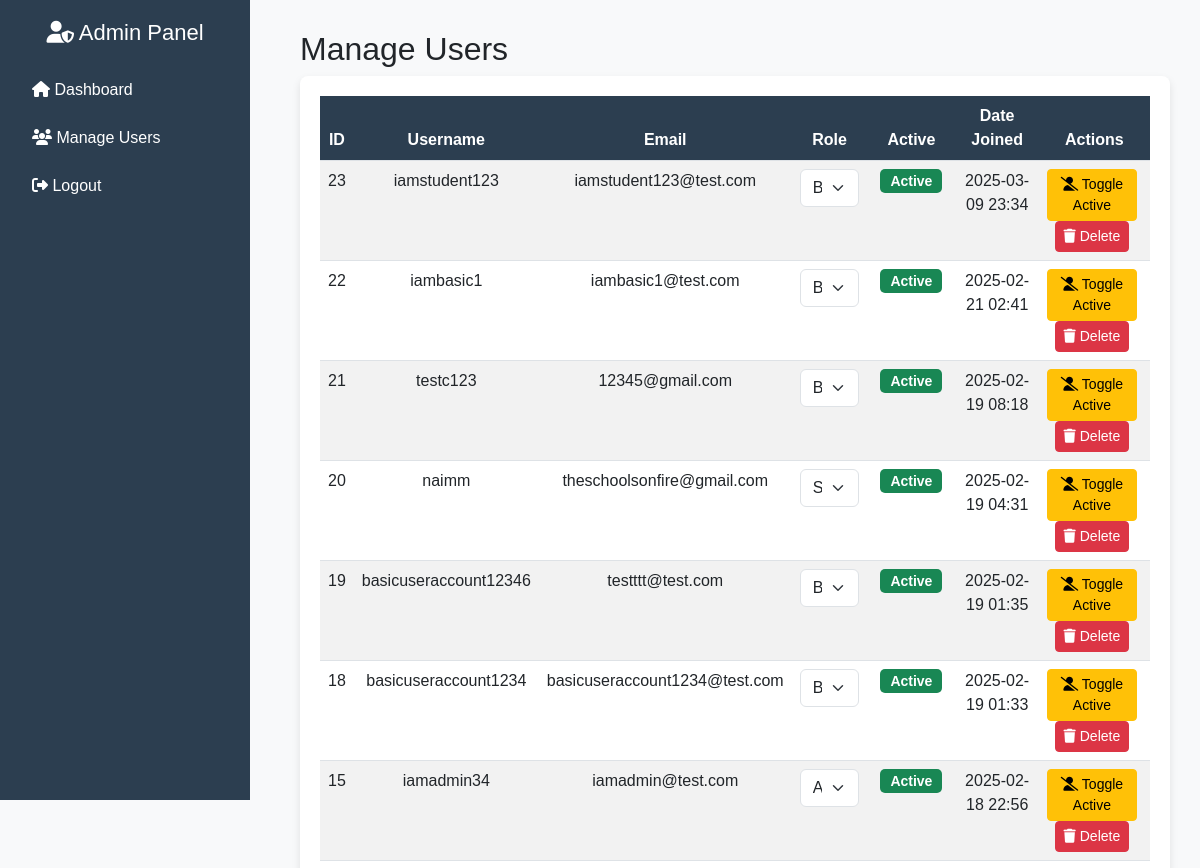
The page /accounts/admin/users/ (signed in, upper part) on the database as committed earlier.
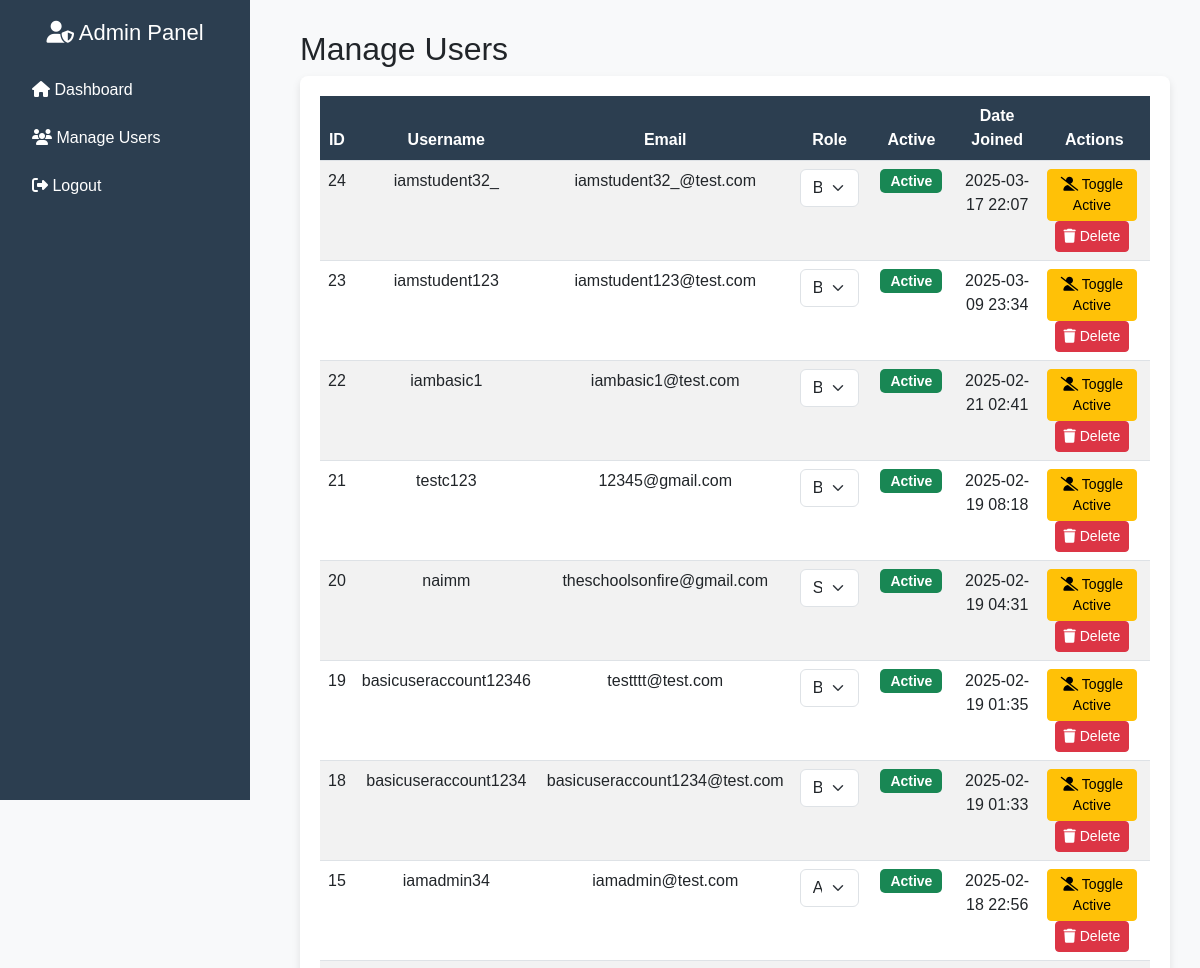
The same page on the database as committed later.
### accounts/models.py (models this page shows, shortened)
class User(AbstractUser):
    ROLE_CHOICES = [
        ('basic', 'Basic'),
        ('staff', 'Staff'),
        ('admin', 'Admin'),
    ]
    role = models.CharField(max_length=10, choices=ROLE_CHOICES, default='basic')

### accounts/views.py (the view)
# urls.py: path('admin/users/', admin_users_view, name='admin_users'), # accounts url
@login_required
def admin_users_view(request):
    if request.user.role == "admin":  # Only admins can access this
        users = User.objects.all().order_by('-date_joined')  # Fetch all users for admin view
        return render(request, 'accounts/admin_users.html', {'users': users})
    elif request.user.role == "staff":  # If the user is staff
        users = User.objects.filter(role__in=["basic", "staff"]).order_by('-date_joined')
        return render(request, 'accounts/staff_users.html', {'users': users})
    else:
        return redirect('/accounts/basic_home/')

### accounts/templates/accounts/admin_users.html (shortened to what this page needs)
<!DOCTYPE html>
<html lang="en">
<head>
    <link href="https://cdn.jsdelivr.net/npm/bootstrap@5.3.0/dist/css/bootstrap.min.css" rel="stylesheet">
</head>
<body>
    <div class="sidebar">
        <h2><i class="fas fa-user-shield"></i> Admin Panel</h2>
        <ul>
            <li><a href="/admin/"><i class="fas fa-home"></i> Dashboard</a></li>
            <li><a href="/accounts/admin/users/"><i class="fas fa-users"></i> Manage Users</a></li>
            <li><a href="/accounts/logout/"><i class="fas fa-sign-out-alt"></i> Logout</a></li>
        </ul>
    </div>
    <div class="main-content">
        <h2>Manage Users</h2>
        <div class="table-container">
            <table class="table table-striped">
                <thead>
                    <tr>
                        <th>ID</th>
                        <th>Username</th>
                        <th>Email</th>
                        <th>Role</th>
                        <th>Active</th>
                        <th>Date Joined</th>
                        <th>Actions</th>
                    </tr>
                </thead>
                <tbody>
                    {% for user in users %}
                    <tr>
                        <td>{{ user.id }}</td>
                        <td>{{ user.username }}</td>
                        <td>{{ user.email }}</td>
                        <td>
                            <form method="post" action="{% url 'change_role' user.id %}">
                                <select name="new_role" class="form-select" onchange="this.form.submit()">
                                    <option value="basic" {% if user.role == 'basic' %}selected{% endif %}>Basic</option>
                                    <option value="staff" {% if user.role == 'staff' %}selected{% endif %}>Staff</option>
                                    <option value="admin" {% if user.role == 'admin' %}selected{% endif %}>Admin</option>
                                </select>
                            </form>
                        </td>
                        <td>
                            {% if user.is_active %}
                                <span class="badge bg-success">Active</span>
                            {% else %}
                                <span class="badge bg-danger">Inactive</span>
                            {% endif %}
                        </td>
                        <td>{{ user.date_joined|date:"Y-m-d H:i" }}</td>
                        <td>
                            <form method="post" action="{% url 'deactivate_user' user.id %}" id="deactivate-form-{{ user.id }}" style="display:inline;">
                                <button type="button" class="btn btn-warning btn-sm btn-action" onclick="confirmDeactivate('{{ user.id }}')">
                                    <i class="fas fa-user-slash"></i> Toggle Active
                                </button>
                            </form>
                            <form method="post" action="{% url 'delete_user' user.id %}" id="delete-form-{{ user.id }}" style="display:inline;">
                                <button type="button" class="btn btn-danger btn-sm btn-action" onclick="confirmDelete('{{ user.id }}')">
                                    <i class="fas fa-trash"></i> Delete
                                </button>
                            </form>
                        </td>
                    </tr>
                    {% empty %}
                    <tr>
                        <td colspan="7" class="text-center">No users found.</td>
                    </tr>
                    {% endfor %}
                </tbody>
            </table>
        </div>
    </div>
</body>
</html>

Rows that differ between the two databases and show on the page:
added User: id "24", username "iamstudent32_", email "iamstudent32_@test.com", new_role "Basic", is_active "Active", date_joined "2025-03-17 22:07"
